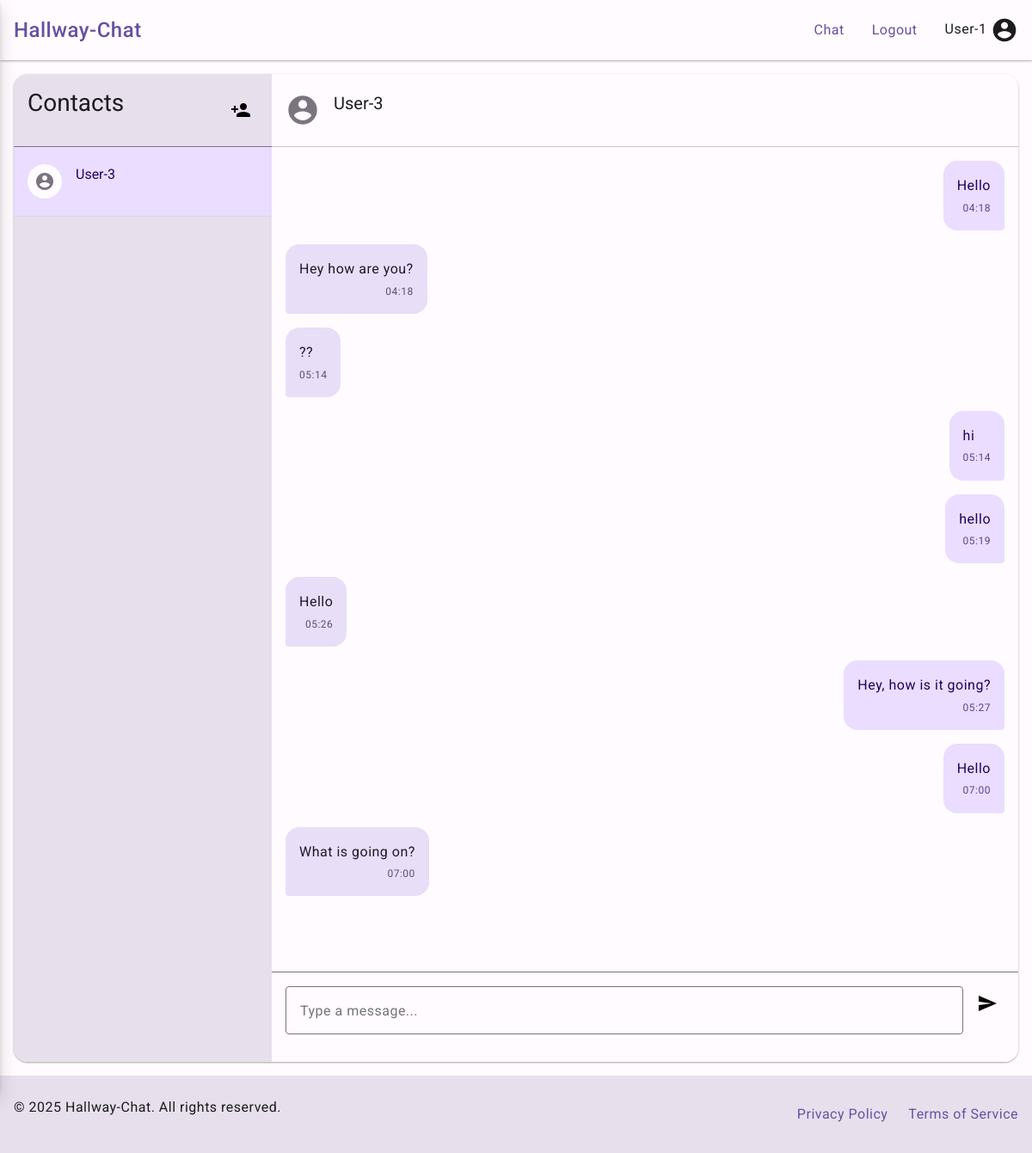
Screenshot of /chat/chat/3/ (signed in) with the database file from the repository.
### chat/models.py (models this page shows, shortened)
class Message(models.Model):
    sender = models.ForeignKey(User, related_name='sent_messages', on_delete=models.CASCADE)
    receiver = models.ForeignKey(User, related_name='received_messages', on_delete=models.CASCADE)
    content = models.TextField()
    timestamp = models.DateTimeField(auto_now_add=True)
    is_read = models.BooleanField(default=False)
    class Meta:
        ordering = ['timestamp']

### chat/views.py (the view)
# urls.py: path('', views.chat_view, name='chat_view'),
@login_required
def chat_view(request, user_id=None):
    contacts = Contact.objects.filter(user=request.user).select_related('contact')
    message_partners = User.objects.filter(
        Q(sent_messages__receiver=request.user) |
        Q(received_messages__sender=request.user)
    ).distinct().exclude(id=request.user.id)
    chat_users = set([contact.contact for contact in contacts])
    chat_users.update(message_partners)
    active_chat = None
    messages_list = []
    if user_id:
        chat_partner = get_object_or_404(User, id=user_id)
        active_chat = chat_partner
        messages_list = Message.objects.filter(
            (Q(sender=request.user) & Q(receiver=chat_partner)) |
            (Q(sender=chat_partner) & Q(receiver=request.user))
        ).order_by('timestamp')
        unread_messages = messages_list.filter(is_read=False, receiver=request.user)
        unread_messages.update(is_read=True)
    pending_invites = ChatInvite.objects.filter(to_user=request.user, accepted=False, declined=False)
    context = {
        'contacts': chat_users,
        'active_chat': active_chat,
        'messages': messages_list,
        'pending_invites': pending_invites,
    }
    return render(request, 'chat/chat.html', context)

### chat/templates/chat/chat.html (shortened to what this page needs)
{% extends 'base.html' %} {% load static %}  {% block content %}
<div class="md-chat-container">
	<div class="md-chat-sidebar">
		<div class="md-chat-sidebar-header">
			<h2>Contacts</h2>
			<button
				class="md-button md-button-icon"
				id="add-contact-button"
				aria-label="Add Contact"
			>
				<span class="material-icons">person_add</span>
			</button>
		</div>
		<div class="md-contact-list">
			{% if contacts %} {% for contact in contacts %}
			<a
				href="{% url 'chat:chat_with_user' contact.id %}"
				class="md-contact-item {% if active_chat.id == contact.id %}md-contact-active{% endif %}"
			>
				<div class="md-contact-avatar">
					{% if contact.profile.avatar %}
					<img
						src="{{ contact.profile.avatar.url }}"
						alt="{{ contact.username }}"
					/>
					{% else %}
					<span class="material-icons">account_circle</span>
					{% endif %}
				</div>
				<div class="md-contact-info">
					<h3 class="md-contact-name">{{ contact.username }}</h3>
				</div>
			</a>
			{% endfor %} {% else %}
			<div class="md-empty-state">
				<span class="material-icons">people</span>
				<p>No contacts yet</p>
				<p>Add contacts to start chatting</p>
			</div>
			{% endif %}
		</div>
	</div>
	<div class="md-chat-area">
		{% if active_chat %}
		<div class="md-chat-header">
			<div class="md-chat-user">
				{% if active_chat.profile.avatar %}
				<img
					src="{{ active_chat.profile.avatar.url }}"
					alt="{{ active_chat.username }}"
					class="md-chat-avatar"
				/>
				{% else %}
				<span class="material-icons md-chat-avatar-icon">account_circle</span>
				{% endif %}
				<h2 class="md-chat-username">{{ active_chat.username }}</h2>
			</div>
		</div>
		<div class="md-messages-container" id="messages-container">
			{% if messages %} {% for message in messages %}
			<div
				class="md-message-card {% if message.sender == request.user %}md-message-sent{% else %}md-message-received{% endif %}"
			>
				<div class="md-message-content">{{ message.content }}</div>
				<div class="md-message-time">{{ message.timestamp|time:"H:i" }}</div>
			</div>
			{% endfor %} {% else %}
			<div class="md-empty-state">
				<span class="material-icons">chat</span>
				<p>No messages yet</p>
				<p>Start the conversation</p>
			</div>
			{% endif %}
		</div>
		<div class="md-message-form">
			<form id="message-form" data-user-id="{{ active_chat.id }}">
				<div class="md-form-field md-form-field-with-button">
					<input
						type="text"
						id="message-input"
						class="md-form-input"
						placeholder="Type a message..."
						required
					/>
					<button
						type="submit"
						class="md-button md-button-icon"
						aria-label="Send"
					>
						<span class="material-icons">send</span>
					</button>
				</div>
			</form>
		</div>
		{% else %}
		<div class="md-empty-state md-empty-state-large">
			<span class="material-icons">chat_bubble_outline</span>
			<h2>Select a contact to start chatting</h2>
			<p>Or add a new contact using the + button</p>
		</div>
		{% endif %}
	</div>
</div>
{% endblock %}

### chat/templates/base.html (shortened to what this page needs)
{% load static %}
<!DOCTYPE html>
<html lang="en">
	<head>
		<link rel="stylesheet" href="{% static 'css/material.css' %}" />
		<link rel="stylesheet" href="{% static 'css/styles.css' %}" />
	</head>
	<body>
		<header class="md-header">
			<div class="md-header-container">
				<div class="md-logo">
					<a href="/" class="md-logo" style="text-decoration: none">
						Hallway-Chat
					</a>
				</div>
				<div
					style="
						display: flex;
						align-items: center;
						margin-left: auto;
						gap: 1.5rem;
					"
				>
					<nav class="md-nav">
						{% if user.is_authenticated %}
						<a href="{% url 'chat:chat_view' %}" class="md-nav-item">Chat</a>
						<a href="{% url 'logout' %}" class="md-nav-item">Logout</a>
						{% else %}
						<a href="{% url 'login' %}" class="md-nav-item">Login</a>
						<a href="{% url 'register' %}" class="md-nav-item">Register</a>
						{% endif %}
					</nav>
					<div class="md-user-info">
						{% if user.is_authenticated %}
						<span class="md-user-name">{{ user.username }}</span>
						{% if user.profile.avatar %}
						<img
							src="{{ user.profile.avatar.url }}"
							alt="{{ user.username }}"
							class="md-user-avatar"
							style="
								width: 32px;
								height: 32px;
								border-radius: 50%;
								vertical-align: middle;
							"
						/>
						{% else %}
						<span
							class="material-icons md-user-avatar"
							style="font-size: 32px; vertical-align: middle"
							>account_circle</span
						>
						{% endif %} {% endif %}
					</div>
				</div>
			</div>
		</header>
		<main class="md-content">{% block content %}{% endblock %}</main>
		<footer class="md-footer">
			<div class="md-footer-container">
				<p>&copy; {% now "Y" %} Hallway-Chat. All rights reserved.</p>
				<div class="md-footer-links">
					<a href="#">Privacy Policy</a>
					<a href="#">Terms of Service</a>
				</div>
			</div>
		</footer>
	</body>
</html>

### rows the page displays
Message: content "Hello", timestamp "04:18"
Message: content "Hey how are you?", timestamp "04:18"
Message: content "??", timestamp "05:14"
Message: content "hi", timestamp "05:14"
Message: content "hello", timestamp "05:19"
Message: content "Hello", timestamp "05:26"
Message: content "Hey, how is it going?", timestamp "05:27"
Message: content "Hello", timestamp "07:00"
Message: content "What is going on?", timestamp "07:00"

### other values shown
{{ user.username }} "User-1"
{{ contact.username }} "User-3"
{{ active_chat.username }} "User-3"
